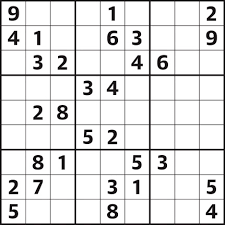
#> input picture data/sudoku_1.jpg, 225 x 225 px
$ jupyter execute --allow-errors detect.ipynb
#> lines starting #> are read from the running program, lines starting #| are printed output that depends on the picture; after the words box and inside, x2 and y2 are one past the last pixel; in counts of white or black regions, pixels touching at a corner belong together
[cell 1]
import numpy as np
import pandas as pd
import cv2
import matplotlib.pyplot as plt

[cell 2]
sudoku = cv2.imread('data/sudoku_1.jpg')
#> sudoku is the input picture: shape (225, 225, 3); mean B, G, R 225, 224.8, 225.1
sudoku = cv2.resize(sudoku,(282,282))
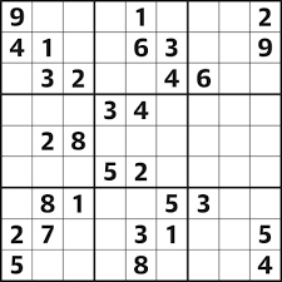
#> sudoku: shape (282, 282, 3); mean B, G, R 224.7, 224.6, 224.9
# plt.figure()
# plt.imshow(sudoku)
# plt.show()

[cell 3]
gray = cv2.cvtColor(sudoku, cv2.COLOR_BGR2GRAY)
blur = cv2.GaussianBlur(gray, (5,5), 1)
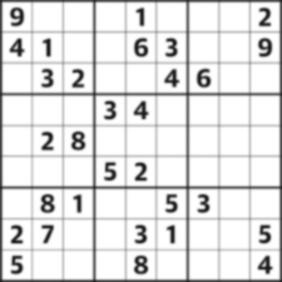
#> blur: shape (282, 282); min 24, max 255, mean 225.2
thresh = cv2.adaptiveThreshold(blur, maxValue=255, adaptiveMethod=1, thresholdType=1, blockSize=11, C=2)
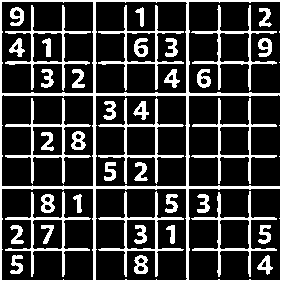
#> thresh: shape (282, 282); 22.9% white; 40 white regions

[cell 4]
# [6 lines of commented-out code are left out]

[cell 5]
sudoku_contour = sudoku.copy()
contours = cv2.findContours(thresh, cv2.RETR_EXTERNAL, cv2.CHAIN_APPROX_SIMPLE)
#> contours = 1 contour; box (x1, y1, x2, y2) and area: (0, 0, 282, 282) 78961
#> (the rest of this cell did not finish here and is left out)

[cell 6]
# plt.title('Contours')
# plt.imshow(sudoku_contour)
# plt.show()

[cell 7]
def bigContour(contours):
    big = np.array([])
    max_area = 0
    for i in contours:
        area = cv2.contourArea(i)
        if area > 50: #if too small, will find noise
            perimeter = cv2.arcLength(i, True)
            approx = cv2.approxPolyDP(i, 0.02*perimeter, True)
            if area > max_area and len(approx)==4: #checking of rect/square
                big = approx
                max_area = area
#> this loop made 1 pass
#> i on pass 1: [[-1, -1, -1, -1]]
#> after the loop, big = empty array; max_area = 0
    return big, max_area

$ run again, with data/sudoku_3.jpg copied over data/sudoku_1.jpg
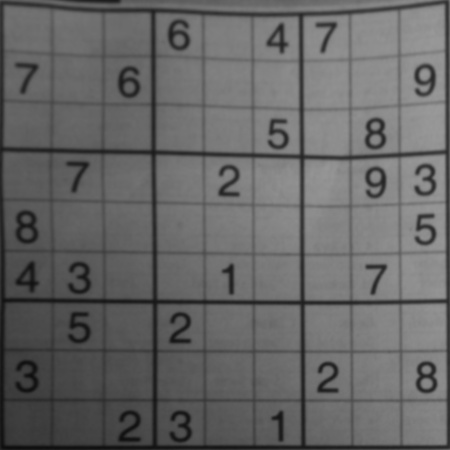
#> input picture data/sudoku_3.jpg, 450 x 450 px
#> sudoku is the input picture: shape (450, 450, 3); min 13, max 153, mean 101.9
#> sudoku: shape (282, 282, 3)
#> `thresh = cv2.adaptiveThreshold(blur, maxValue=255, adaptiveMethod=1, t..`:
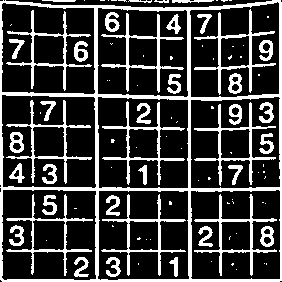
#> thresh: shape (282, 282); 24% white; 99 white regions (59 under 20 px)
#> contours = 13 contours, 10 with area under 20; largest, box (x1, y1, x2, y2) and area: (0, 0, 282, 282) 77632, (172, 0, 214, 3) 49, (42, 0, 76, 2) 22
#> the loop in bigContour, `for i in contours:` made 1 pass
#> after the loop in bigContour, `for i in contours:`: big = empty array; max_area = 0

$ run again, with data/sudoku_4.jpg copied over data/sudoku_1.jpg
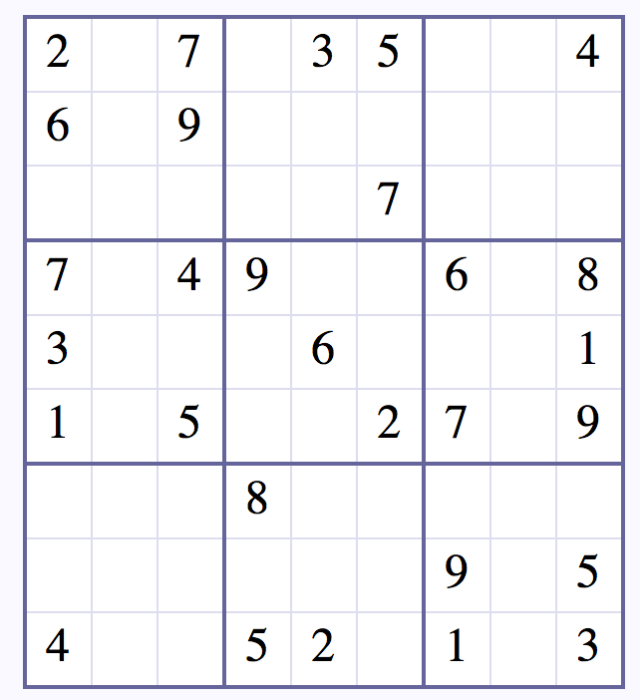
#> input picture data/sudoku_4.jpg, 640 x 700 px
#> sudoku is the input picture: shape (700, 640, 3); mean B, G, R 246.2, 242.6, 242.6
#> sudoku: shape (282, 282, 3)
#> `blur = cv2.GaussianBlur(gray, (5,5), 1)`:
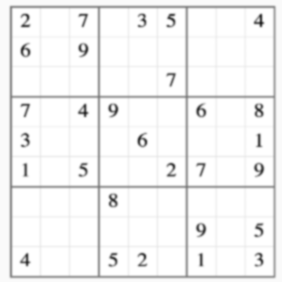
#> blur: shape (282, 282); min 43, max 255, mean 242.8
#> `thresh = cv2.adaptiveThreshold(blur, maxValue=255, adaptiveMethod=1, t..`:
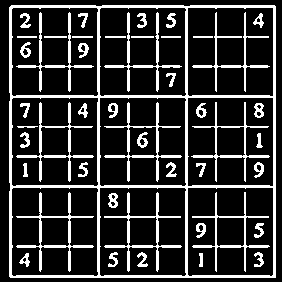
#> thresh: shape (282, 282); 18.9% white; 47 white regions
#> contours = 1 contour; box (x1, y1, x2, y2) and area: (9, 5, 276, 278) 72321
#> the loop in bigContour, `for i in contours:` made 1 pass
#> i on pass 1: [[-1, -1, -1, -1]]
#> after the loop in bigContour, `for i in contours:`: big = empty array; max_area = 0

$ run again, with data/sudoku_5.jpg copied over data/sudoku_1.jpg
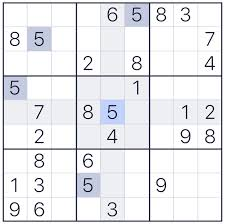
#> input picture data/sudoku_5.jpg, 225 x 224 px
#> sudoku is the input picture: shape (224, 225, 3); mean B, G, R 236.1, 232.8, 232.2
#> sudoku: shape (282, 282, 3)
#> `blur = cv2.GaussianBlur(gray, (5,5), 1)`:
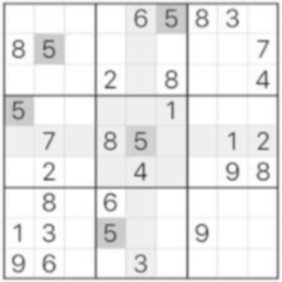
#> blur: shape (282, 282); min 70, max 255, mean 232.8
#> `thresh = cv2.adaptiveThreshold(blur, maxValue=255, adaptiveMethod=1, t..`:
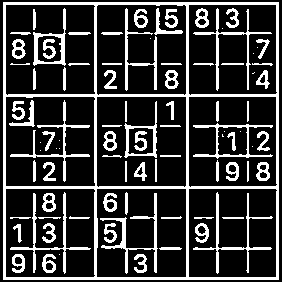
#> thresh: shape (282, 282); 21.7% white; 90 white regions (15 under 20 px)
#> contours = 1 contour; box (x1, y1, x2, y2) and area: (3, 2, 279, 280) 76175
#> the loop in bigContour, `for i in contours:` made 1 pass
#> i on pass 1: [[-1, -1, -1, -1]]
#> after the loop in bigContour, `for i in contours:`: big = empty array; max_area = 0
